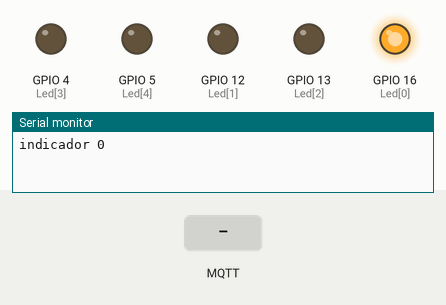
This sketch was run on a simulated ESP8266 (NodeMCU). On the bench: output pins drawn as LEDs (lit = HIGH), the last lines printed to the serial monitor. The inputs (shaded band) are chosen by the test bench. WiFi joins after 1.5 s; servers stay silent unless stated; no MQTT or app messages arrive unless stated.

Above: at 1.1 s.
At 4.1 s:
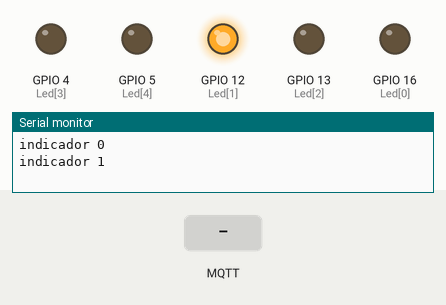
At 19.8 s:
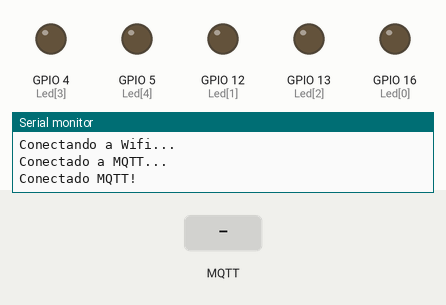
19.9 s: MQTT message "/ALSW/OBS/Streaming" arrives on the first subscribed topic
21.4 s: MQTT message "true" arrives on the first subscribed topic
22.9 s: MQTT message "false" arrives on the first subscribed topic
Timing chart, 0 to 25.9 s (numbered marks = the images above; inputs shaded):
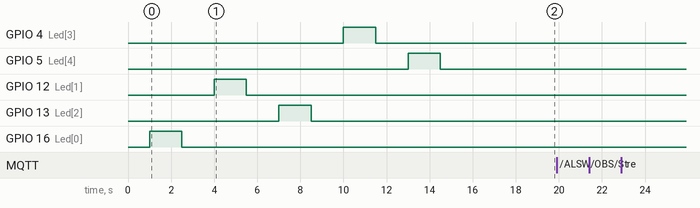

The sketch:

Indicador_OBS.ino
```cpp
// Creado ChepeCarlos de ALSW
// Tutorial Completo en https://nocheprogramacion.com
// Canal Youtube https://youtube.com/alswnet?sub_confirmation=1

#ifdef ARDUINO_ARCH_ESP32
#include <WiFi.h>
#include <WiFiMulti.h>
WiFiMulti wifiMulti;
#else
#include <ESP8266WiFi.h>
#include <ESP8266WiFiMulti.h>
ESP8266WiFiMulti wifiMulti;
#endif

#include <MQTT.h>

#define Grabacion 0 //Arallido Foco
#define Striming 1 //Rojo Foco
#define FPS 2 // Rojo Led
#define KBS 3 // Azul Led
#define Conectado 4 // Verde Led

#define Indicadores 5

#define Desactivo 0
#define Activo 1

int Led[Indicadores] = {16, 12, 13, 4, 5};
int Estado[Indicadores] = {0, 0, 0, 0, 0};
int EstadoAnterior[Indicadores] = {0, 0, 0, 0, 0};

const char ssid1[] = "ALSW";
const char pass1[] = "25264897";
const char ssid2[] = "ALSW2";
const char pass2[] = "7210-3607";
const char ssid3[] = "ssid";
const char pass3[] = "pass";

WiFiClient net;
MQTTClient client;

unsigned long lastMillis = 0;

void Conectar() {
  Serial.print("Conectando a Wifi...");
  while (wifiMulti.run() != WL_CONNECTED) {
    for (int i = 2; i < Indicadores; i++) {
      digitalWrite(Led[i], 1);
    }
    delay(1000);
    for (int i = 2; i < Indicadores; i++) {
      digitalWrite(Led[i], 0);
    }
    delay(1000);
    Serial.print(".");
  }
  Serial.print("\nConectado a MQTT...");

  while (!client.connect("IndicadorOBS", "chepecarlos", "secretoespecial")) {
    digitalWrite(Led[FPS], 1);
    digitalWrite(Led[KBS], 0);
    delay(500);
    digitalWrite(Led[FPS], 0);
    digitalWrite(Led[KBS], 1);
    delay(500);
    Serial.print("*");
  }
  digitalWrite(Led[FPS], 0);
  digitalWrite(Led[KBS], 0);
  Serial.println("\nConectado MQTT!");
  client.subscribe("/ALSW/OBS/#");
}

void RecibirMQTT(String &topic, String &payload) {
  Serial.println("Recivio: " + topic + " - " + payload);

  if (topic == "/ALSW/OBS/Streaming") {
    if (payload == "true") {
      Estado[Striming] = 1;
    }
    else if (payload == "false") {
      Estado[Striming] = 0;
    }
  }
  else if (topic == "/ALSW/OBS/Grabacion") {
    if (payload == "true") {
      Serial.print("grabando");
      Estado[Grabacion] = 1;
    }
    else if (payload == "false") {
      Estado[Grabacion] = 0;
    }
  }
}

void setup() {
  Serial.begin(115200);
  delay(1000);
  for (int i = 0; i < Indicadores; i++) {
    pinMode(Led[i], OUTPUT);
  }

  for (int i = 0; i < Indicadores; i++) {
    Serial.print("indicador ");
    Serial.println(i);
    digitalWrite(Led[i], 1);
    delay(1500);
    digitalWrite(Led[i], 0);
    delay(1500);
  }
  delay(1000);
  //pinMode(LedIndicador, OUTPUT);
  //digitalWrite(LedIndicador, 1);
  Serial.println("Iniciando Wifi");
  WiFi.mode(WIFI_STA);//Cambiar modo del Wi-Fi
  delay(100);
  wifiMulti.addAP(ssid1, pass1);
  wifiMulti.addAP(ssid2, pass2);
  wifiMulti.addAP(ssid3, pass3);

  client.begin("broker.shiftr.io", net);
  client.onMessage(RecibirMQTT);

  Conectar();
}

void loop() {
  client.loop();
  delay(10);

  if (!client.connected()) {
    Conectar();
  }

  ActualizarLed();
}

void ActualizarLed() {
  for (int i = 0; i < Indicadores; i++) {
    if (EstadoAnterior[i] != Estado[i] ) {
      EstadoAnterior[i] = Estado[i];
      digitalWrite(Led[i], Estado[i]);
    }
  }
}
```
